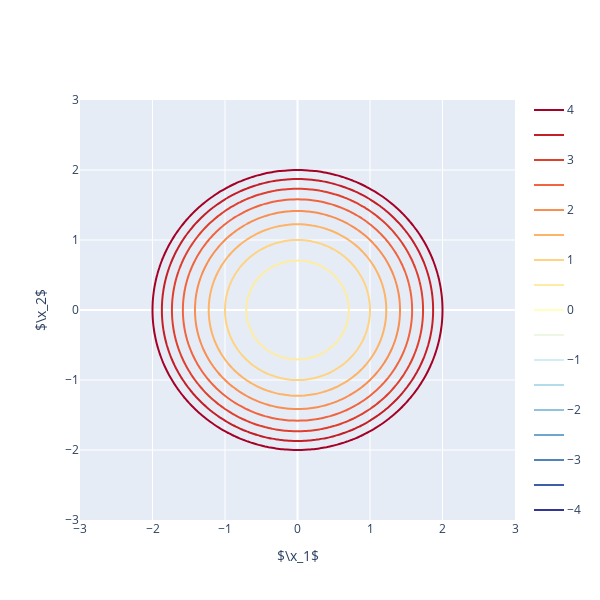

Notebook source saved alongside this figure:
### Code cell
levels = dict(start=-4, end=4, size=0.5)
x1_array = np.linspace(-3, 3, 121)
x2_array = np.linspace(-3, 3, 121)

xx1, xx2 = np.meshgrid(x1_array, x2_array)
ff = xx1**2 + xx2**2


data = go.Contour(x=x1_array, y=x2_array, z=ff,
                 contours_coloring='lines',
                 line_width=2,
                 colorscale='RdYlBu_r',
                 contours=levels)
layout = go.Layout(width=600,
                  height=600,
                  xaxis=dict(title=r'$\x_1$'),
                  yaxis=dict(title=r'$\x_2$'))

fig = go.Figure(data=data, layout=layout)

fig.show()

### Figure 1 — Plotly figure (JSON) as saved in the notebook; plotly's stock layout.template omitted (floating-point values rounded to 4 significant figures; data arrays with more than 128 entries replaced by an {"elided": "..."} marker saying what was removed)
{"data": [{"colorscale": [[0, "rgb(49,54,149)"], [0.1, "rgb(69,117,180)"], [0.2, "rgb(116,173,209)"], [0.3, "rgb(171,217,233)"], [0.4, "rgb(224,243,248)"], [0.5, "rgb(255,255,191)"], [0.6, "rgb(254,224,144)"], [0.7, "rgb(253,174,97)"], [0.8, "rgb(244,109,67)"], [0.9, "rgb(215,48,39)"], [1, "rgb(165,0,38)"]], "contours": {"coloring": "lines", "end": 4, "size": 0.5, "start": -4}, "line": {"width": 2}, "type": "contour", "x": [-3, -2.95, -2.9, -2.85, -2.8, -2.75, -2.7, -2.65, -2.6, -2.55, -2.5, -2.45, -2.4, -2.35, -2.3, -2.25, -2.2, -2.15, -2.1, -2.05, -2, -1.95, -1.9, -1.85, -1.8, -1.75, -1.7, -1.65, -1.6, -1.55, -1.5, -1.45, -1.4, -1.35, -1.3, -1.25, -1.2, -1.15, -1.1, -1.05, -1, -0.95, -0.9, -0.85, -0.8, -0.75, -0.7, -0.65, -0.6, -0.55, -0.5, -0.45, -0.4, -0.35, -0.3, -0.25, -0.2, -0.15, -0.1, -0.05, 0, 0.05, 0.1, 0.15, 0.2, 0.25, 0.3, 0.35, 0.4, 0.45, 0.5, 0.55, 0.6, 0.65, 0.7, 0.75, 0.8, 0.85, 0.9, 0.95, 1, 1.05, 1.1, 1.15, 1.2, 1.25, 1.3, 1.35, 1.4, 1.45, 1.5, 1.55, 1.6, 1.65, 1.7, 1.75, 1.8, 1.85, 1.9, 1.95, 2, 2.05, 2.1, 2.15, 2.2, 2.25, 2.3, 2.35, 2.4, 2.45, 2.5, 2.55, 2.6, 2.65, 2.7, 2.75, 2.8, 2.85, 2.9, 2.95, 3], "y": [-3, -2.95, -2.9, -2.85, -2.8, -2.75, -2.7, -2.65, -2.6, -2.55, -2.5, -2.45, -2.4, -2.35, -2.3, -2.25, -2.2, -2.15, -2.1, -2.05, -2, -1.95, -1.9, -1.85, -1.8, -1.75, -1.7, -1.65, -1.6, -1.55, -1.5, -1.45, -1.4, -1.35, -1.3, -1.25, -1.2, -1.15, -1.1, -1.05, -1, -0.95, -0.9, -0.85, -0.8, -0.75, -0.7, -0.65, -0.6, -0.55, -0.5, -0.45, -0.4, -0.35, -0.3, -0.25, -0.2, -0.15, -0.1, -0.05, 0, 0.05, 0.1, 0.15, 0.2, 0.25, 0.3, 0.35, 0.4, 0.45, 0.5, 0.55, 0.6, 0.65, 0.7, 0.75, 0.8, 0.85, 0.9, 0.95, 1, 1.05, 1.1, 1.15, 1.2, 1.25, 1.3, 1.35, 1.4, 1.45, 1.5, 1.55, 1.6, 1.65, 1.7, 1.75, 1.8, 1.85, 1.9, 1.95, 2, 2.05, 2.1, 2.15, 2.2, 2.25, 2.3, 2.35, 2.4, 2.45, 2.5, 2.55, 2.6, 2.65, 2.7, 2.75, 2.8, 2.85, 2.9, 2.95, 3], "z": {"elided": "121x121 float values"}}], "layout": {"height": 600, "width": 600, "xaxis": {"autorange": true, "range": [-3, 3], "title": {"text": "$\\x_1$"}, "type": "linear"}, "yaxis": {"autorange": true, "range": [-3, 3], "title": {"text": "$\\x_2$"}, "type": "linear"}}}
